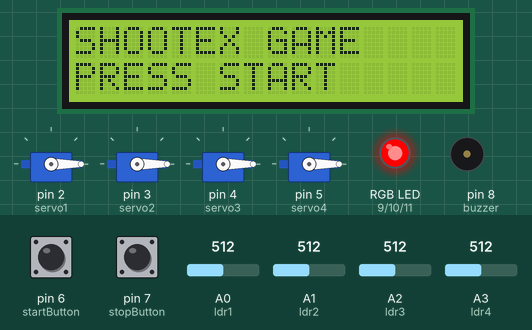
The sketch below on a simulated Arduino Uno, built with avr-gcc and run on an emulated ATmega328P. Parts: 4 × servo, 16×2 character LCD, an RGB LED mixed from three pins (HIGH = lit), buzzer (waves = sounding). Dashed ring = blinking. Inputs (shaded band) come from the test bench; at power-on: pin 6 (startButton) HIGH, pin 7 (stopButton) HIGH, A3 (ldr4) = 512, A0 (ldr1) = 512, A1 (ldr2) = 512, A2 (ldr3) = 512.

Above: at 1.2 s.
1.3 s: pin 6 (startButton) pulled LOW for 0.15 s
At 2.36 s:
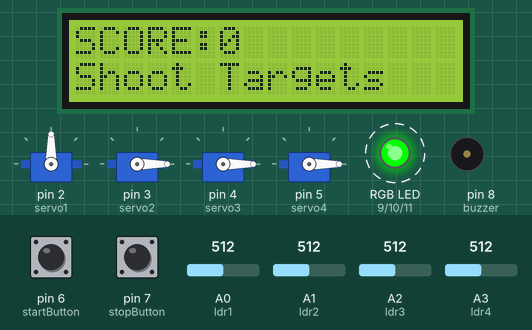
3.4 s: pin 7 (stopButton) pulled LOW for 3.2 s
At 7.6 s:
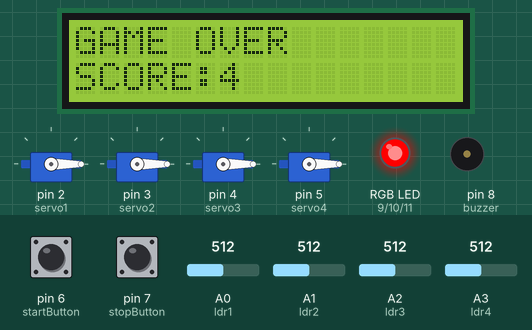
8.1 s: pin 6 (startButton) pulled LOW for 1 s
At 8.41 s:
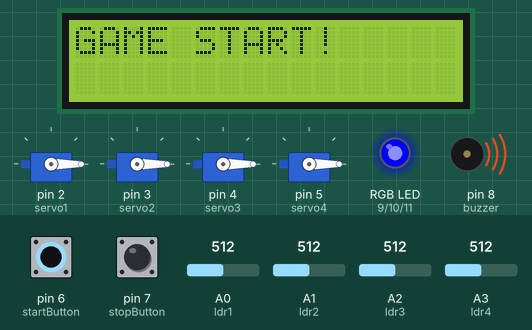
10.6 s: A3 (ldr4) set to 485
At 12.3 s:
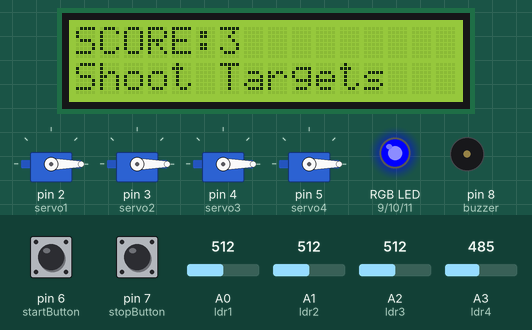
12.8 s: pin 7 (stopButton) pulled LOW for 0.15 s
At 13.5 s:
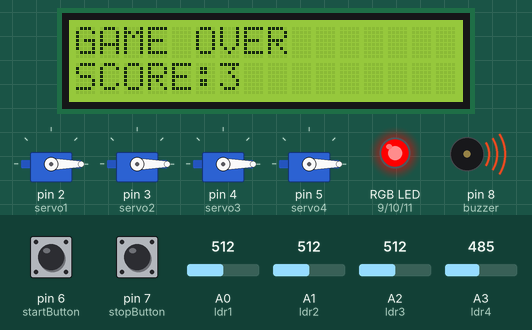
15.2 s: pin 6 (startButton) pulled LOW for 3.2 s
At 17.08 s:
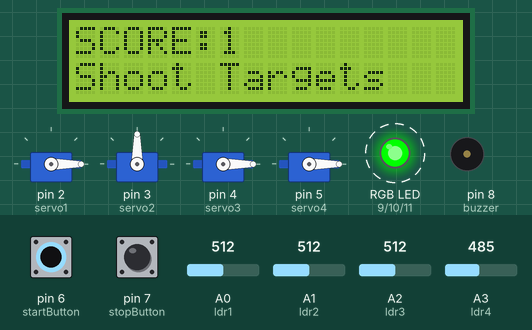
Timing chart, 0 to 19.9 s (numbered marks = the images above; inputs shaded):
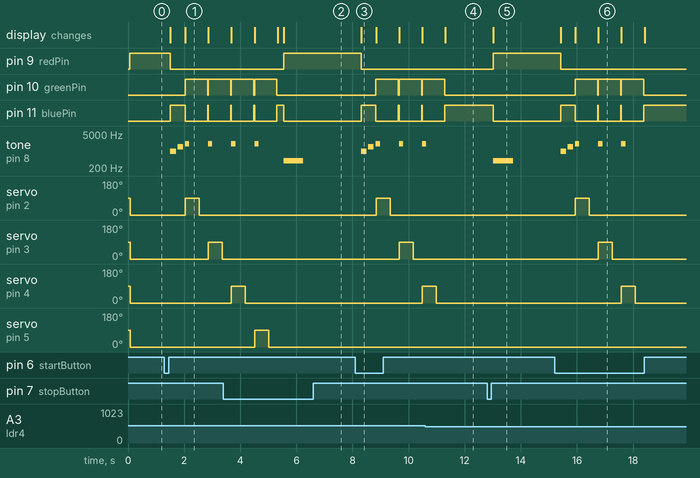

The sketch:

Shootex.ino
```cpp
#include <Servo.h>
#include <Wire.h>
#include <LiquidCrystal_I2C.h>

// ================= I2C LCD =================
LiquidCrystal_I2C lcd(0x27, 16, 2);

// ================= SERVOS =================
Servo servo1;
Servo servo2;
Servo servo3;
Servo servo4;

// ================= LDR PINS =================
const int ldr1 = A0;
const int ldr2 = A1;
const int ldr3 = A2;
const int ldr4 = A3;

// ================= BUTTONS =================
const int startButton = 6;
const int stopButton  = 7;

// ================= BUZZER =================
const int buzzer = 8;

// ================= RGB LED =================
const int redPin   = 9;
const int greenPin = 10;
const int bluePin  = 11;

// ================= VARIABLES =================
int score = 0;

bool gameRunning = false;

int threshold = 500;

// Hit protection
bool hit1 = false;
bool hit2 = false;
bool hit3 = false;
bool hit4 = false;

// =================================================
// SETUP
// =================================================
void setup()
{
  Serial.begin(9600);

  // Attach servos
  servo1.attach(2);
  servo2.attach(3);
  servo3.attach(4);
  servo4.attach(5);

  // Buttons
  pinMode(startButton, INPUT_PULLUP);
  pinMode(stopButton, INPUT_PULLUP);

  // RGB LED
  pinMode(redPin, OUTPUT);
  pinMode(greenPin, OUTPUT);
  pinMode(bluePin, OUTPUT);

  // Buzzer
  pinMode(buzzer, OUTPUT);

  // LCD
  lcd.init();
  lcd.backlight();

  // Initial servo positions
  resetTargets();

  // Initial RGB color = RED
  setRGB(255, 0, 0);

  // Welcome screen
  lcd.setCursor(0, 0);
  lcd.print("SHOOTEX GAME");

  lcd.setCursor(0, 1);
  lcd.print("PRESS START");
}

// =================================================
// LOOP
// =================================================
void loop()
{
  // ================= START GAME =================
  if (digitalRead(startButton) == LOW && !gameRunning)
  {
    delay(200);

    gameRunning = true;

    score = 0;

    resetTargets();

    lcd.clear();

    lcd.setCursor(0, 0);
    lcd.print("GAME START!");

    // Blue RGB
    setRGB(0, 0, 255);

    // Start sound
    tone(buzzer, 1000, 200);
    delay(250);

    tone(buzzer, 1500, 200);
    delay(250);

    updateLCD();
  }

  // ================= STOP GAME =================
  if (digitalRead(stopButton) == LOW && gameRunning)
  {
    delay(200);

    gameRunning = false;

    lcd.clear();

    lcd.setCursor(0, 0);
    lcd.print("GAME OVER");

    lcd.setCursor(0, 1);
    lcd.print("SCORE:");
    lcd.print(score);

    // Red RGB
    setRGB(255, 0, 0);

    // Game over sound
    tone(buzzer, 400, 700);

    resetTargets();
  }

  // ================= GAME LOGIC =================
  if (gameRunning)
  {
    checkTarget1();
    checkTarget2();
    checkTarget3();
    checkTarget4();
  }
}

// =================================================
// UPDATE LCD
// =================================================
void updateLCD()
{
  lcd.clear();

  lcd.setCursor(0, 0);
  lcd.print("SCORE:");
  lcd.print(score);

  lcd.setCursor(0, 1);
  lcd.print("Shoot Targets");
}

// =================================================
// RESET TARGETS
// =================================================
void resetTargets()
{
  servo1.write(0);
  servo2.write(0);
  servo3.write(0);
  servo4.write(0);

  hit1 = false;
  hit2 = false;
  hit3 = false;
  hit4 = false;
}

// =================================================
// RGB FUNCTION
// =================================================
void setRGB(int redValue, int greenValue, int blueValue)
{
  analogWrite(redPin, redValue);
  analogWrite(greenPin, greenValue);
  analogWrite(bluePin, blueValue);
}

// =================================================
// TARGET 1
// =================================================
void checkTarget1()
{
  int value = analogRead(ldr1);

  if (value > threshold && hit1 == false)
  {
    hit1 = true;

    targetHitEffect(servo1);

    score++;

    updateLCD();
  }

  if (value < threshold - 100)
  {
    hit1 = false;
  }
}

// =================================================
// TARGET 2
// =================================================
void checkTarget2()
{
  int value = analogRead(ldr2);

  if (value > threshold && hit2 == false)
  {
    hit2 = true;

    targetHitEffect(servo2);

    score++;

    updateLCD();
  }

  if (value < threshold - 100)
  {
    hit2 = false;
  }
}

// =================================================
// TARGET 3
// =================================================
void checkTarget3()
{
  int value = analogRead(ldr3);

  if (value > threshold && hit3 == false)
  {
    hit3 = true;

    targetHitEffect(servo3);

    score++;

    updateLCD();
  }

  if (value < threshold - 100)
  {
    hit3 = false;
  }
}

// =================================================
// TARGET 4
// =================================================
void checkTarget4()
{
  int value = analogRead(ldr4);

  if (value > threshold && hit4 == false)
  {
    hit4 = true;

    targetHitEffect(servo4);

    score++;

    updateLCD();
  }

  if (value < threshold - 100)
  {
    hit4 = false;
  }
}

// =================================================
// TARGET HIT EFFECT
// =================================================
void targetHitEffect(Servo &servoX)
{
  // Green flash
  setRGB(0, 255, 0);

  // Hit sound
  tone(buzzer, 2000, 150);

  // Move servo
  servoX.write(90);

  delay(500);

  servoX.write(0);

  delay(300);

  // Return to blue
  setRGB(0, 0, 255);
}
```

Measured:
- the behaviour switches between 501 and 500 on A3 (ldr4) (found by bisection; images 3 and 4)
- after the input at 1.3 s, pin 9 (redPin): HIGH → LOW after 0.21 s; pin 10 (greenPin): LOW → HIGH after 0.74 s, → LOW 0.80 s later, → HIGH 0.02 s later
- after the input at 3.4 s, pin 9 (redPin): LOW → HIGH after 2.2 s; the display: first differs from a run without the input after 2.2 s (image 2)
- after the input at 8.1 s, pin 9 (redPin): HIGH → LOW after 0.21 s; pin 10 (greenPin): alternates HIGH for 0.80 s and LOW for 0.02 s, starting after 0.74 s
- after the input at 10.6 s, pin 10 (greenPin): goes on until 11.3 s, then stays LOW; pin 11 (bluePin): goes on until 11.3 s, then stays HIGH; tone on pin 8 (buzzer): goes on until 10.6 s, then stays silent; servo on pin 5 (servo4): stays 0° (without the input it goes to 90° after 0.71 s)
- after the input at 12.8 s, pin 9 (redPin): LOW → HIGH after 0.22 s; pin 11 (bluePin): HIGH → LOW after 0.22 s; tone on pin 8 (buzzer): silent → 400 Hz after 0.22 s, → silent 0.70 s later; the display: changes after 0.22 s (image 5)
- after the input at 15.2 s, pin 9 (redPin): HIGH → LOW after 0.21 s; pin 10 (greenPin): alternates HIGH for 0.80 s and LOW for 0.02 s, 6 changes in all, then stays LOW, starting after 0.74 s
